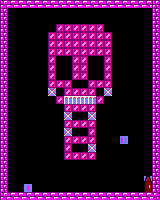

Tiled map render using the project's own tile images. Description and the whole map definition, tile-layer contents included, below:
An orthogonal 20x25 tile map with 8x8 px tiles, 1 tile layer (Capa de Patrones 1).

<map version="1.2" tiledversion="1.2.4" orientation="orthogonal" renderorder="right-down" width="20" height="25" tilewidth="8" tileheight="8" infinite="0" nextlayerid="2" nextobjectid="1">
 <tileset firstgid="1" source="tileset_juego.tsx" />
 <layer id="1" name="Capa de Patrones 1" width="20" height="25">
  <data encoding="csv">
2,3,3,3,3,3,3,3,3,3,3,3,3,3,3,3,3,3,3,8,
8,0,0,0,0,0,0,0,0,0,0,0,0,0,0,0,0,0,0,8,
8,0,0,0,0,0,0,0,0,0,0,0,0,0,0,0,0,0,0,8,
8,0,0,0,0,0,0,26,26,26,26,26,26,0,0,0,0,0,0,8,
8,0,0,0,0,0,26,26,26,26,26,26,26,26,0,0,0,0,0,8,
8,0,0,0,0,0,26,26,26,26,26,26,26,26,0,0,0,0,0,8,
8,0,0,0,0,0,26,26,26,26,26,26,26,26,0,0,0,0,0,8,
8,0,0,0,0,0,26,0,0,26,26,0,0,26,0,0,0,0,0,8,
8,0,0,0,0,0,26,0,0,26,26,0,0,26,0,0,0,0,0,8,
8,0,0,0,0,0,26,0,0,26,26,0,0,26,0,0,0,0,0,8,
8,0,0,0,0,0,26,26,26,0,0,26,26,26,0,0,0,0,0,8,
8,0,0,0,0,0,41,0,26,26,26,26,0,41,0,0,0,0,0,8,
8,0,0,0,0,0,0,26,42,42,42,42,26,0,0,0,0,0,0,8,
8,0,0,0,0,0,0,0,26,26,26,26,0,0,0,0,0,0,0,8,
8,0,0,0,0,0,0,0,41,0,0,41,0,0,0,0,0,0,0,8,
8,0,0,0,0,0,0,0,26,26,26,26,0,0,0,0,0,0,0,8,
8,0,0,0,0,0,0,0,41,0,0,26,0,0,0,0,0,0,0,8,
8,0,0,0,0,0,0,0,26,26,26,26,0,0,0,47,0,0,0,8,
8,0,0,0,0,0,0,0,26,0,0,41,0,0,0,0,0,0,0,8,
8,0,0,0,0,0,0,0,26,26,26,26,0,0,0,0,0,0,0,8,
8,0,0,0,0,0,0,0,0,0,0,0,0,0,0,0,0,0,0,8,
8,0,0,0,0,0,0,0,0,0,0,0,0,0,0,0,0,0,0,8,
8,0,0,0,0,0,0,0,0,0,0,0,0,0,0,0,0,0,39,8,
8,0,0,46,0,0,0,0,0,0,0,0,0,0,0,0,0,0,40,8,
2,3,3,3,3,3,3,3,3,3,3,3,3,3,3,3,3,3,3,4
</data>
 </layer>
</map>
